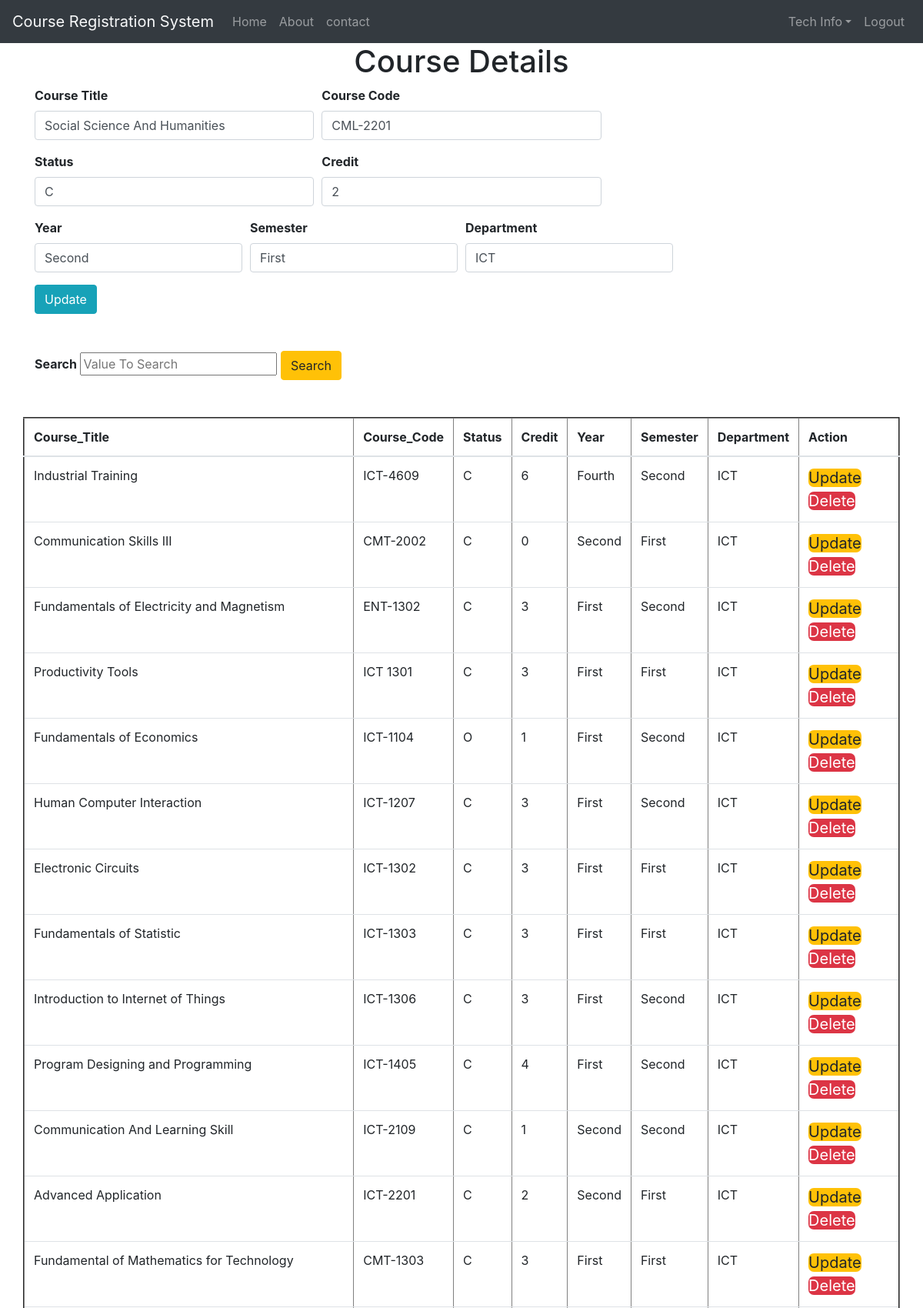
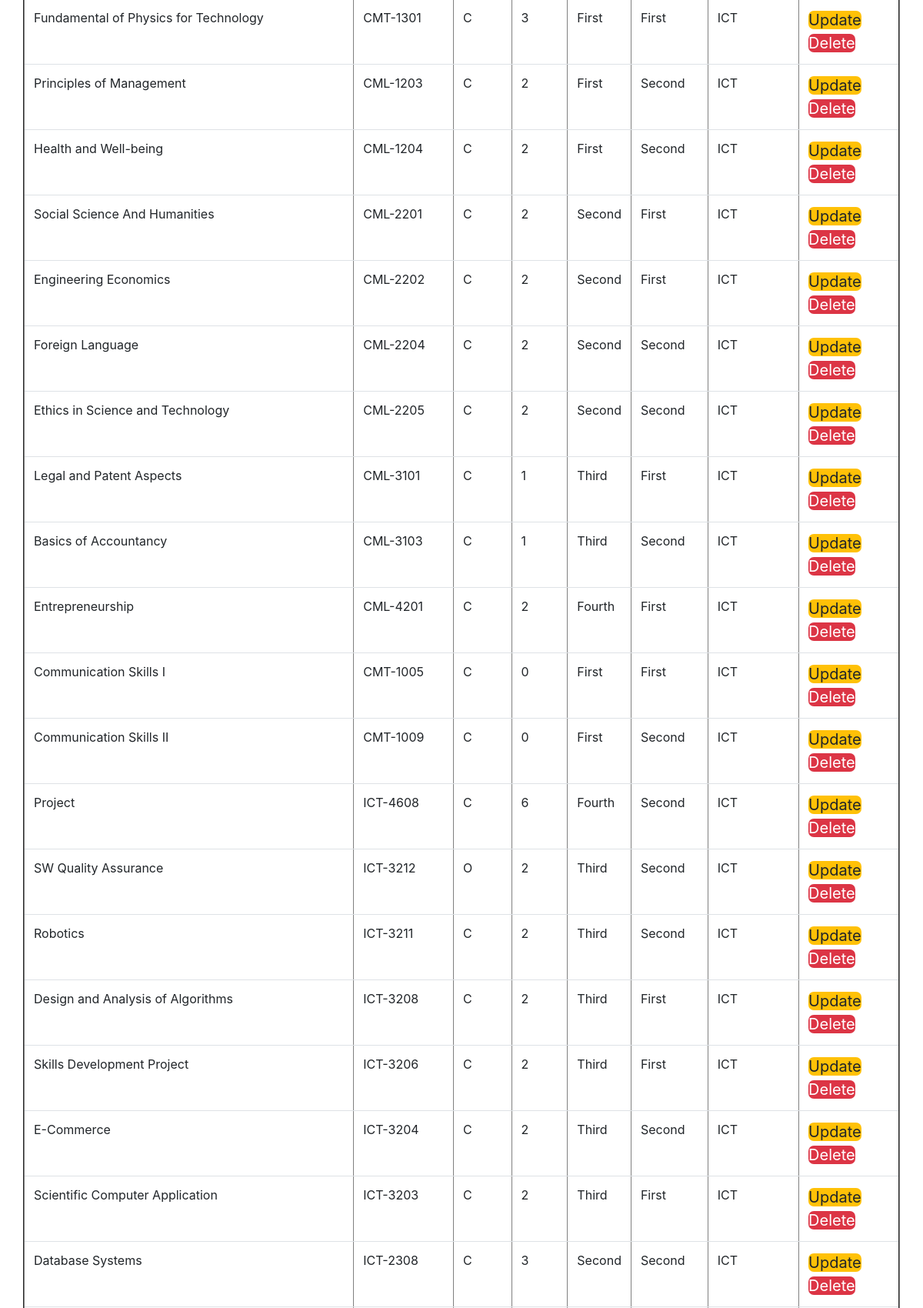
/index.php?edit=17 (upper part), run on the app's committed database (2 pictures, top to bottom).
### tables this page shows
CREATE TABLE IF NOT EXISTS `courses` (
  `ID` int(11) NOT NULL AUTO_INCREMENT,
  `Course_Title` varchar(100) NOT NULL,
  `Course_Code` varchar(10) NOT NULL,
  `Status` char(1) NOT NULL,
  `Credit` int(11) NOT NULL,
  `Year` varchar(10) NOT NULL,
  `Semester` varchar(20) NOT NULL,
  `Department` varchar(10) NOT NULL,
  PRIMARY KEY (`ID`)
);

### process.php (called while the page is built, shortened)
<?php
	$mysqli = new mysqli('localhost','root','','one_year_project') or die(mysqli_error($mysqli));
	if(isset($_GET['edit'])){
		$ID = $_GET['edit'];
		$update = true;
		$result = $mysqli->query("SELECT * FROM courses WHERE ID=$ID") or die($mysqli->error());
		if(count($result)==1){
			$row = $result->fetch_array();
			$Course_Title =$row['Course_Title'];
			$Course_Code =$row['Course_Code'];
			$Status =$row['Status'];
			$Credit =$row['Credit'];
			$Year =$row['Year'];
			$Semester =$row['Semester'];
			$Department =$row['Department'];
		}
	}
?>

### index.php (the view, shortened to what this page needs)
<?php
	if(isset($_POST)){
		$valueTosearch = $_POST['valueTosearch'];
		$query = "SELECT * FROM `courses` WHERE CONCAT (`Course_Code`, `Status`,`Year`, `Semester`, `Department`) LIKE '%".$valueTosearch."%'";
		$search_result = filterTable($query);
	}
	else{
		echo 'Not match data';
	}
	function filterTable($query){
		$connect=mysqli_connect('localhost','root','','one_year_project');
		$filter_result=mysqli_query($connect,$query);
		return $filter_result;
	}
?>
<!DOCTYPE html>
<html>
<head>
	<link rel="stylesheet" type="text/css" href="css/css/bootstrap.css">
	<link rel="stylesheet" type="text/css" href="css/update.css">
</head>
<body>
	<nav class="navbar navbar-expand-lg navbar-dark bg-dark">
		<a href="#" class="navbar-brand text-light"><i class="fa fa-pencil-square-o"></i>Course Registration System</a>
			<div class="collapse navbar-collapse" id="menu">
			<ul class="navbar-nav">
				<li class="nav-item"><a href="admin-dashboard.php" class="nav-link"><i class="fa fa-home"></i>Home</a></li>
				<li class="nav-item"><a href="#" class="nav-link"><i class="fa fa-user-o"></i>About</a></li>
				<li class="nav-item"><a href="#" class="nav-link"><i class="fa fa-phone"></i>contact</a></li>
			</ul>
			<ul class="navbar-nav ml-auto">
				<li class="nav-item">
					<div class="dropdown">
						<a href="#" class="nav-link dropdown-toggle" data-toggle="dropdown">
					 	<i class="fa fa-id-badge"></i>Tech Info</a>
					</div>
				</li>
				<li class="nav-item">
					 <a href="#" class="nav-link">
					 	<i class="fa fa-sign-out"></i>Logout
					 </a>
				</li>
			</ul>
		</div>
	</nav>
	<?php require_once 'process.php'; ?>
	<div class="container">
		<h1 align="center">Course Details</h1>
		<form action="index.php" method="POST">
		<div class="form-row">
			<div class="form-group col-md-4">
				<label>Course Title</label>
				<input type="text" name="Course_Title" class="form-control"
				value="<?php echo $Course_Title;?>" placeholder="Course_Title" >
			</div>
			<div class="form-group col-md-4">
				<label>Course Code</label>
				<input type="text" name="Course_Code" class="form-control"
				value="<?php echo $Course_Code;?>" placeholder="Course_Code" >
			</div>
		</div>
		<div class="form-row">
			<div class="form-group col-md-4">
				<label>Status</label>
				<input type="text" name="Status" class="form-control"
				value="<?php echo $Status;?>" placeholder="Status" >
			</div>
			<div class="form-group col-md-4">
				<label>Credit</label>
				<input type="text" name="Credit" class="form-control"
				value="<?php echo $Credit;?>" placeholder="Credit" >
			</div>
		</div>
		<div class="form-row">
			<div class="form-group col-md-3">
				<label>Year</label>
				<input type="text" name="Year" class="form-control"
				value="<?php echo $Year;?>" placeholder="Year" >
			</div>
			<div class="form-group col-md-3">
				<label>Semester</label>
				<input type="text" name="Semester" class="form-control"
				value="<?php echo $Semester;?>" placeholder="Semester" >
			</div>
			<div class="form-group col-md-3">
				<label>Department</label>
				<input type="text" name="Department" class="form-control"
				value="<?php echo $Department;?>" placeholder="Department" >
			</div>
		</div>
			<div class="form-group">
			<?php
				if($update == true):
			?>
				<button type="submit" name="update" class="btn btn-info">Update</button><br><br><br>
			<?php else: ?>
				<button type="submit" name="save" class="btn btn-primary">Save</button><br><br><br>
			<?php endif; ?>
			<div class="search">
				<label>Search</label>
				<input type="text" name="valueTosearch" value="" placeholder="Value To Search">
				<button type="submit" name="search" class="btn btn-warning">Search</button><br><br><br>
			</div>
		</form>
		<div class="row">
		<table class="table" border="2px solid">
			<thead>
				<tr>
					<th>Course_Title</th>
					<th>Course_Code</th>
					<th>Status</th>
					<th>Credit</th>
					<th>Year</th>
					<th>Semester</th>
					<th>Department</th>
					<th colspan="2">Action</th>
				</tr>
			</thead>
		<?php
			while ($row = mysqli_fetch_array($search_result)):
		?>
			<tr>
				<td><?php echo $row['Course_Title']?></td>
				<td><?php echo $row['Course_Code']?></td>
				<td><?php echo $row['Status']?></td>
				<td><?php echo $row['Credit']?></td>
				<td><?php echo $row['Year']?></td>
				<td><?php echo $row['Semester']?></td>
				<td><?php echo $row['Department']?></td>
				<td>
					<a href="index.php?edit=<?php echo $row['ID']; ?>" class="btb btn-warning">Update</a>
					<a href="index.php?delete=<?php echo $row['ID']; ?>" class="btb btn-danger">Delete</a>
				</td>
			</tr>
	<?php endwhile ; ?>
	</table>
	</div>
	</div>
</body>
</html>

### css/update.css (style rules this page uses)
table tr td a { text-decoration: none; border-radius: 7px; font-size: 20px; }
label { font-weight: bold; }

### data on the page
courses: Course_Title "Social Science And Humanities", Course_Code "CML-2201", Status "C", Credit "2", Year "Second", Semester "First", Department "ICT"
courses: Course_Title "Industrial Training", Course_Code "ICT-4609", Status "C", Credit "6", Year "Fourth", Semester "Second", Department "ICT"
courses: Course_Title "Communication Skills III", Course_Code "CMT-2002", Status "C", Credit "0", Year "Second", Semester "First", Department "ICT"
courses: Course_Title "Fundamentals of Electricity and Magnetism", Course_Code "ENT-1302", Status "C", Credit "3", Year "First", Semester "Second", Department "ICT"
courses: Course_Title "Productivity Tools", Course_Code "ICT 1301", Status "C", Credit "3", Year "First", Semester "First", Department "ICT"
courses: Course_Title "Fundamentals of Economics", Course_Code "ICT-1104", Status "O", Credit "1", Year "First", Semester "Second", Department "ICT"
courses: Course_Title "Human Computer Interaction", Course_Code "ICT-1207", Status "C", Credit "3", Year "First", Semester "Second", Department "ICT"
courses: Course_Title "Electronic Circuits", Course_Code "ICT-1302", Status "C", Credit "3", Year "First", Semester "First", Department "ICT"
courses: Course_Title "Fundamentals of Statistic", Course_Code "ICT-1303", Status "C", Credit "3", Year "First", Semester "First", Department "ICT"
courses: Course_Title "Introduction to Internet of Things", Course_Code "ICT-1306", Status "C", Credit "3", Year "First", Semester "Second", Department "ICT"
courses: Course_Title "Program Designing and Programming", Course_Code "ICT-1405", Status "C", Credit "4", Year "First", Semester "Second", Department "ICT"
courses: Course_Title "Communication And Learning Skill", Course_Code "ICT-2109", Status "C", Credit "1", Year "Second", Semester "Second", Department "ICT"
courses: Course_Title "Advanced Application", Course_Code "ICT-2201", Status "C", Credit "2", Year "Second", Semester "First", Department "ICT"
courses: Course_Title "Fundamental of Mathematics for Technology", Course_Code "CMT-1303", Status "C", Credit "3", Year "First", Semester "First", Department "ICT"
courses: Course_Title "Fundamental of Physics for Technology", Course_Code "CMT-1301", Status "C", Credit "3", Year "First", Semester "First", Department "ICT"
courses: Course_Title "Principles of Management", Course_Code "CML-1203", Status "C", Credit "2", Year "First", Semester "Second", Department "ICT"
courses: Course_Title "Health and Well-being", Course_Code "CML-1204", Status "C", Credit "2", Year "First", Semester "Second", Department "ICT"
courses: Course_Title "Engineering Economics", Course_Code "CML-2202", Status "C", Credit "2", Year "Second", Semester "First", Department "ICT"
courses: Course_Title "Foreign Language", Course_Code "CML-2204", Status "C", Credit "2", Year "Second", Semester "Second", Department "ICT"
courses: Course_Title "Ethics in Science and Technology", Course_Code "CML-2205", Status "C", Credit "2", Year "Second", Semester "Second", Department "ICT"
courses: Course_Title "Legal and Patent Aspects", Course_Code "CML-3101", Status "C", Credit "1", Year "Third", Semester "First", Department "ICT"
courses: Course_Title "Basics of Accountancy", Course_Code "CML-3103", Status "C", Credit "1", Year "Third", Semester "Second", Department "ICT"
courses: Course_Title "Entrepreneurship", Course_Code "CML-4201", Status "C", Credit "2", Year "Fourth", Semester "First", Department "ICT"
courses: Course_Title "Communication Skills I", Course_Code "CMT-1005", Status "C", Credit "0", Year "First", Semester "First", Department "ICT"
courses: Course_Title "Communication Skills II", Course_Code "CMT-1009", Status "C", Credit "0", Year "First", Semester "Second", Department "ICT"
courses: Course_Title "Project", Course_Code "ICT-4608", Status "C", Credit "6", Year "Fourth", Semester "Second", Department "ICT"
courses: Course_Title "SW Quality Assurance", Course_Code "ICT-3212", Status "O", Credit "2", Year "Third", Semester "Second", Department "ICT"
courses: Course_Title "Robotics", Course_Code "ICT-3211", Status "C", Credit "2", Year "Third", Semester "Second", Department "ICT"
courses: Course_Title "Design and Analysis of Algorithms", Course_Code "ICT-3208", Status "C", Credit "2", Year "Third", Semester "First", Department "ICT"
courses: Course_Title "Skills Development Project", Course_Code "ICT-3206", Status "C", Credit "2", Year "Third", Semester "First", Department "ICT"
courses: Course_Title "E-Commerce", Course_Code "ICT-3204", Status "C", Credit "2", Year "Third", Semester "Second", Department "ICT"
courses: Course_Title "Scientific Computer Application", Course_Code "ICT-3203", Status "C", Credit "2", Year "Third", Semester "First", Department "ICT"
courses: Course_Title "Database Systems", Course_Code "ICT-2308", Status "C", Credit "3", Year "Second", Semester "Second", Department "ICT"
